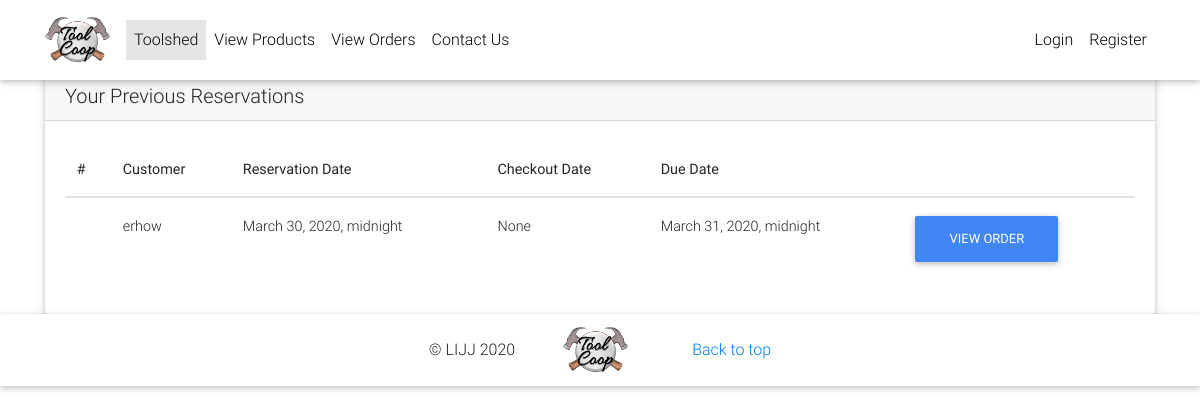
/orders/, run on an earlier commit of the app's database.
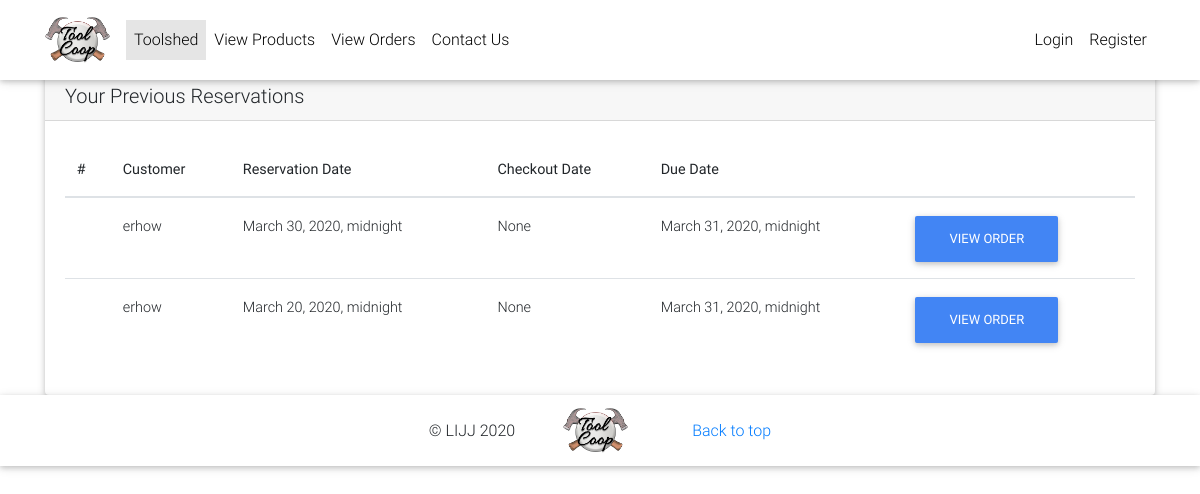
And on a later commit of the database.
### backend/models.py (models this page shows, shortened)
class Order(models.Model):
    user = models.ForeignKey(User, on_delete=models.CASCADE)
    items = models.ManyToManyField(OrderItem)
    is_reserved = models.BooleanField(default=False)
    is_checked_out = models.BooleanField(default=False)
    reservation_date = models.DateTimeField(null=True)
    checkout_date = models.DateTimeField(null=True)
    due_date = models.DateTimeField(null=True)
    checkin_date = models.DateTimeField(null=True)
    def get_admin_order_summary(self):
        return reverse("admin-order-summary", kwargs={'id':self.id})

### backend/views.py (the view)
# urls.py: path('orders/', AdminOrdersView.as_view(), name='orders'),
class AdminOrdersView(View):
    def get(self, *args, **kwargs):
        try:
            order = Order.objects.filter( is_checked_out=False, is_reserved=True)
            context=  {
                'object_list': order
            }
            return render(self.request, "backend/orders.html", context)
        except ObjectDoesNotExist:
            messages.info(self.request, "You do not have an active order")
            return redirect("/")

### backend/templates/backend/orders.html
{% extends "backend/base.html" %}
{% load crispy_forms_tags %}
{% block content %}
<main>
    <div class="card">
    <h5 class="card-header">Your Previous Reservations</h5>
    <div class="card-body">
      <table class="table">
        <thead>
          <tr>
            <th scope="col">#</th>
            <th>Customer</th>
            <th scope="col">Reservation Date</th>
            <th scope="col">Checkout Date</th>
            <th scope="col">Due Date</th>
            <th scope="col"></th>
          </tr>
        </thead>
        <tbody>
          {% for order in object_list %}
          <tr>
            <th scope="row"></th>
            <td> {{ order.user.username }}</td>
            <td>{{ order.reservation_date }}</td>
            <td>{{ order.checkout_date }}</td>
            <td>{{ order.due_date }}</td>
            <td><a class="btn btn-primary" href="{{ order.get_admin_order_summary }}">View Order</a> </td>
          </tr>
          {% endfor %}
        </tbody>
      </table>
    </div>
  </div>
</main>
{% endblock content %}

What changed in the data, as far as the page shows it:
added Order: user.username "erhow", reservation_date "March 20, 2020, midnight", checkout_date "None", due_date "March 31, 2020, midnight"
